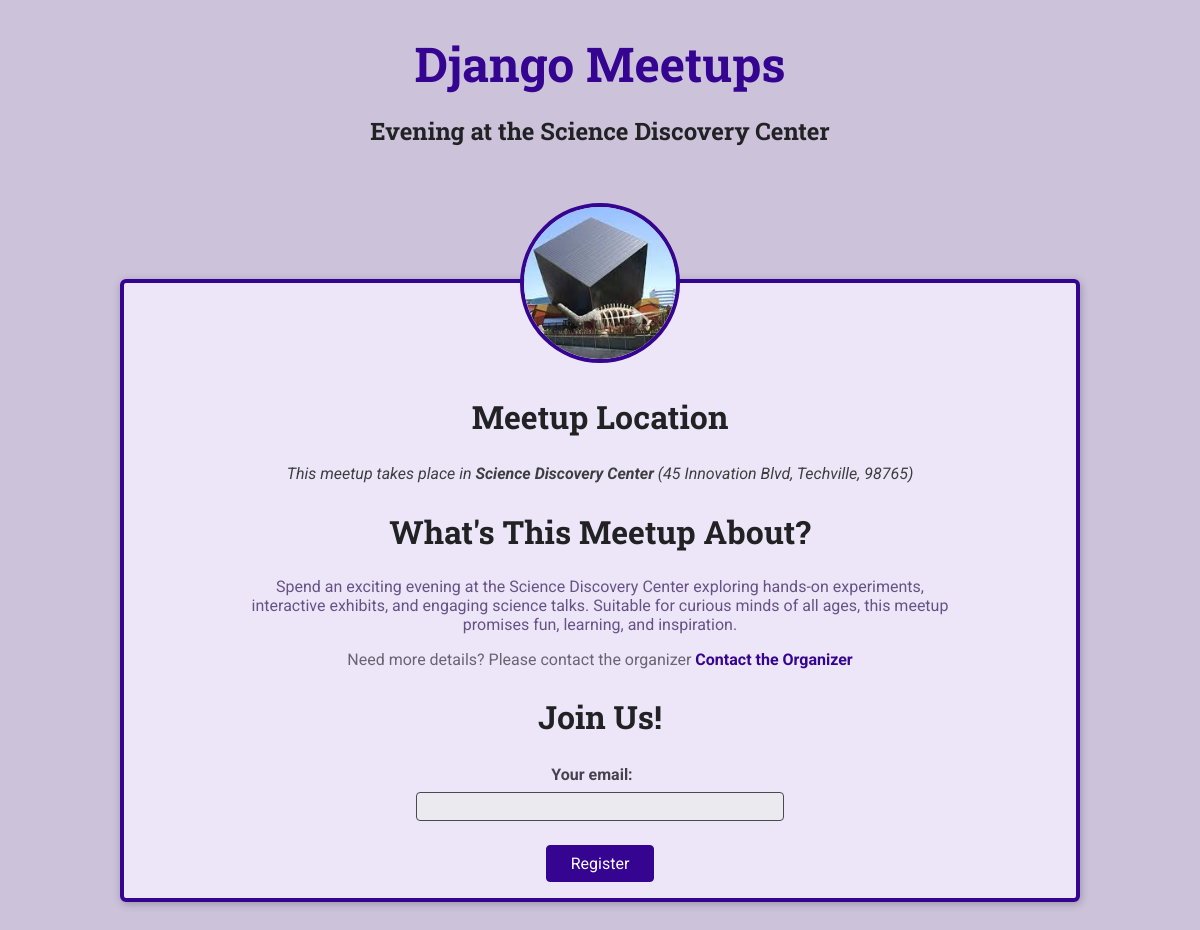
The app's page /meetups/evening-at-the-science-discovery-center/ with its own data.
### meetups/models.py (models this page shows, shortened)
class Meetup(models.Model):
    title = models.CharField(max_length=200)
    organizer_email = models.EmailField(max_length=200)
    date= models.DateField()
    slug = models.SlugField(unique=True)
    description=models.TextField()
    image = models.ImageField(upload_to='images')
    location = models.ForeignKey(Location,on_delete=models.SET_NULL,null=True)
    participant = models.ManyToManyField(Participant, blank=True,null=True)
    def __str__(self):
        return f'{self.title}-{self.slug}'

class Location(models.Model):
    name = models.CharField(max_length=200)
    address=models.CharField(max_length=300)

### meetups/views.py (the view, shortened to what this page needs)
# urls.py: path('<slug:meetup_slug>/', views.meetup_details, name='meetup-details'), #using dynamic path segment
def meetup_details(request, meetup_slug):
    print('meetup_details called')
    try:
        selected_meetup = Meetup.objects.get(slug=meetup_slug)
        print(f'selected meetup{selected_meetup}')
        if request.method == 'GET':
            registration_form = RegistrationForm()
        return render(request, 'meetups/meetup-details.html',
                      {
                          'meetup_found': True,
                          'selected_meetup': selected_meetup,
                          'form': registration_form
                      })
    except Exception as exc:
        print(f'error occured : {exc}')
        return render(request, 'meetups/meetup-details.html', {
            'meetup_found': False
        })

### meetups/forms.py
class RegistrationForm(forms.Form):
    email = forms.EmailField(label='Your email')

### meetups/templates/meetups/meetup-details.html (shortened to what this page needs)
{% extends 'meetups/base/base.html' %}
{% load static %}
{% block css_block %}
<link rel="stylesheet" href="{% static 'meetups/styles/meetup-detail.css' %}">
{% endblock %}
{% block main_heading%}{{ selected_meetup.title }}{% endblock %}
{% block body %}
{% if meetup_found %}
<article>
    <img id="main-image" src="{{ selected_meetup.image.url }}" alt="{{ selected_meetup.title }}">
    <section id="location">
        <h2>Meetup Location</h2>
        <address>
            This meetup takes place in
            <span>{{ selected_meetup.location.name }}</span>
            ({{ selected_meetup.location.address }})
        </address>
    </section>
    <section id="details">
        <h2>What's This Meetup About?</h2>
        <p>{{ selected_meetup.description }}</p>
        <footer>
            Need more details? Please contact the organizer
           <a href="mailto:{{ meetup.organizer_email }}">Contact the Organizer</a>
        </footer>
    </section>
    <section id="registration">
        <h2>Join Us!</h2>
        <form action="{% url 'meetup-details' selected_meetup.slug %}" method="POST">
            <ul>
                {{ form.as_ul }}
            </ul>
            <div id="registration-actions">
                <button>
                    Register
                </button>
            </div>
        </form>
    </section>
</article>
{%else%}
<h2>meetup not found</h2>
{%endif%}
{% endblock %}

### meetups/static/meetups/styles/base.css (style rules this page uses)
* { box-sizing: border-box; }
body { font-family: 'Roboto', sans-serif; margin: 0; background-color: #ccc3db; color: #3e3e41; }
h1, h2, h3 { font-family: 'Roboto Slab', sans-serif; color: #222224; }
button, .btn { cursor: pointer; font: inherit; padding: 0.5rem 1.5rem; background-color: #350490; border: 1px solid #350490; color: white; border-radius: 4px; text-decoration: none; }

### meetups/static/meetups/styles/meetup-detail.css (style rules this page uses)
article { max-width: 60rem; margin: 5rem auto; border-radius: 6px; background-color: #ede6f8; border: 4px solid #350490; box-shadow: 1px 2px 8px rgba(0, 0, 0, 0.25); position: relative; padding: 1rem; text-align: center; }
#main-image { width: 10rem; height: 10rem; object-fit: cover; position: absolute; top: -5rem; left: calc(50% - 5rem); border-radius: 50%; border: 4px solid #350490; }
section:first-of-type { margin-top: 6rem; }
h2 { font-size: 2rem; }
address span { font-weight: bold; }
#details h2 { margin-bottom: 0.5rem; }
#details > p { color: #665386; padding: 1rem; border-radius: 4px; max-width: 80%; margin: auto; }
#details footer { color: #696472; }
#details footer a { color: #350490; text-decoration: none; font-weight: bold; }
#registration ul { list-style: none; margin: 0; padding: 0; }
#registration label { font-weight: bold; color: #46424d; margin-right: 1rem; display: block; margin-bottom: 0.5rem; }
#registration input { font: inherit; width: 40%; background-color: #ebeaee; border: 1px solid #4b4753; border-radius: 4px; padding: 0.25rem; }
#registration-actions { margin-top: 1.5rem; }

### records on screen
Meetup: title "Evening at the Science Discovery Center", image (picture), location.name "Science Discovery Center", location.address "45 Innovation Blvd, Techville, 98765", description "Spend an exciting evening at the Science Discovery Center exploring hands-on experiments, interactive exhibits, and engaging science talks. Suitable for curious minds of all ages, this meetup promises fun, learning, and inspiration."
